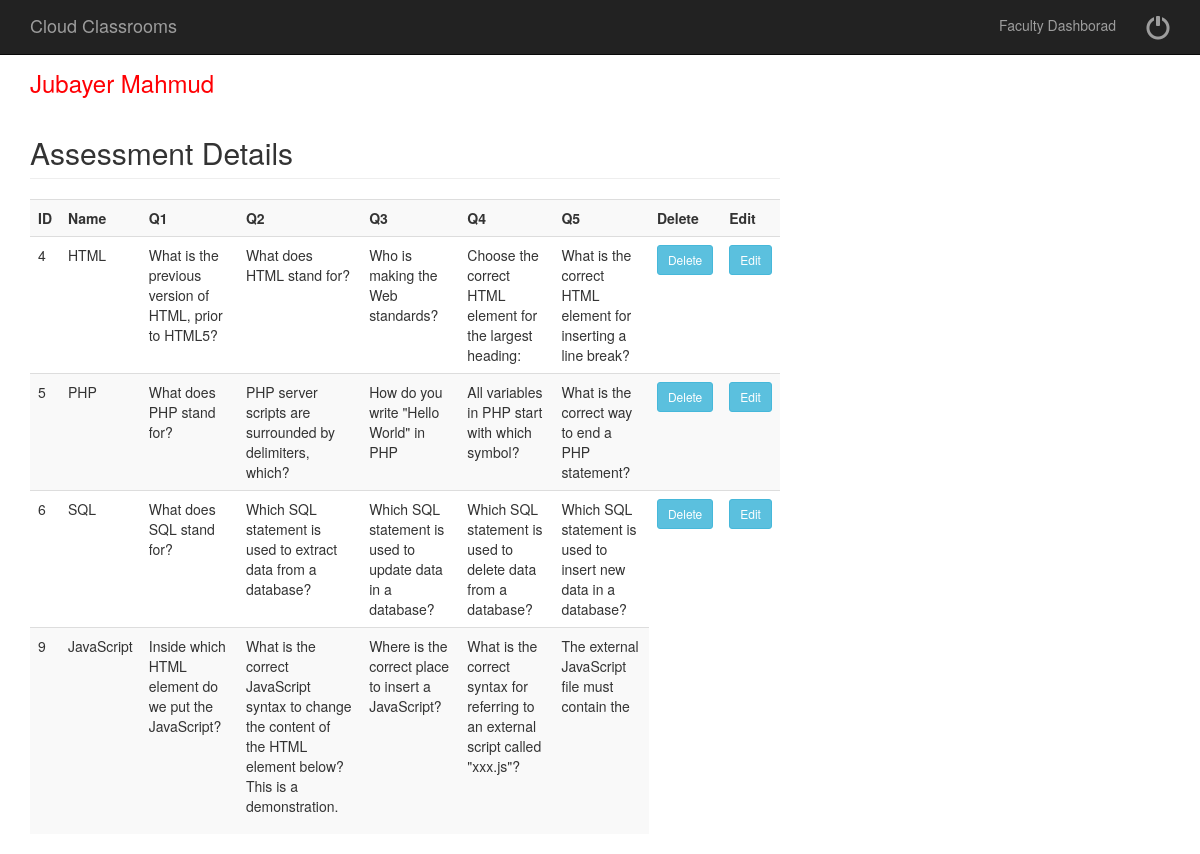
/manageassessment.php (signed in), run on an earlier commit of the app's database.
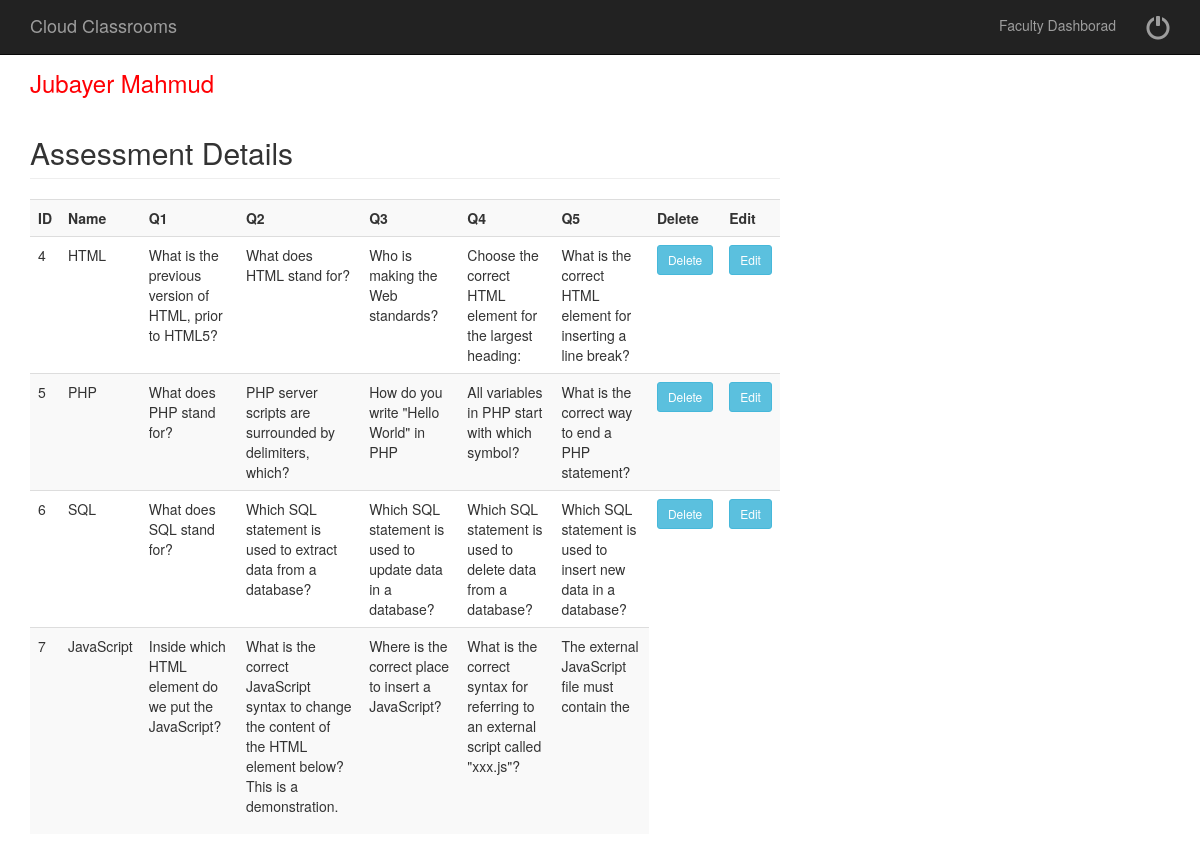
And on a later commit of the database.
### tables this page shows
CREATE TABLE `examdetails` (
  `ExamID` int(50) NOT NULL,
  `ExamName` varchar(50) NOT NULL,
  `Q1` varchar(10000) NOT NULL,
  `Q2` varchar(10000) NOT NULL,
  `Q3` varchar(10000) NOT NULL,
  `Q4` varchar(10000) NOT NULL,
  `Q5` varchar(10000) NOT NULL
);

### manageassessment.php (the view, shortened to what this page needs)
<?php
$fname = $_SESSION[ "fname" ];
?>
<?php include('fhead.php');  ?>
<div class="container">
	<div class="row">
		<div class="col-md-8">
			<h3>  <a href="welcomefaculty.php" ><span style="color:#FF0004"> <?php echo $fname; ?></span></a> </h3>
			<?php
				include('database.php');
				$sql="SELECT * FROM examdetails";
				$rs=mysqli_query($connect,$sql);
				echo "<h2 class='page-header'>Assessment Details</h2>";
				echo "<table class='table table-striped' style='width:100%'>
				<tr>
					<th>ID</th>
					<th>Name</th>
					<th>Q1</th>
					<th>Q2</th>
					<th>Q3</th>
					<th>Q4</th>
					<th>Q5</th>
					<th>Delete</th>
					<th>Edit</th>
				</tr>";
				while($row=mysqli_fetch_array($rs))
				{
				?>
			<tr>
				<td>
					<?PHP echo $row['ExamID'];?>
				</td>
				<td>
					<?PHP echo $row['ExamName'];?>
				</td>
				<td>
					<?PHP echo $row['Q1'];?>
				</td>
				<td>
					<?PHP echo $row['Q2'];?>
				</td>
				<td>
					<?PHP echo $row['Q3'];?>
				</td>
				<td>
					<?PHP echo $row['Q4'];?>
				</td>
				<td>
					<?PHP echo $row['Q5'];?>
				</td>
				<td><a href="manageassessment.php?deleteid=<?php echo $row['ExamID']; ?>"> <input type="button" Value="Delete"  class="btn btn-info btn-sm"  data-toggle="modal" data-target="#myModal"></a>
				<td><a href="manageassessment2.php?editassid=<?php echo $row['ExamID']; ?>"> <input type="button" Value="Edit"  class="btn btn-info btn-sm"  data-toggle="modal" data-target="#myModal"></a>
				</td>
				</td>
			</tr>
			<?php
			}
			?>
	<?php include('allfoot.php');  ?>

### fhead.php (shortened to what this page needs)
<!doctype html>
<html lang="en">
<head>
    <link href="css/bootstrap.min.css" rel="stylesheet">
    <link href="css/modern-business.css" rel="stylesheet">
    <link href="font-awesome/css/font-awesome.min.css" rel="stylesheet" type="text/css">
</head>
<body>
<header>
    <nav class="navbar navbar-inverse navbar-fixed-top" role="navigation">
        <div class="container">
            <div class="navbar-header">
                <a class="navbar-brand" href="index">Cloud Classrooms</a>
            </div>
            <div class="collapse navbar-collapse" id="bs-example-navbar-collapse-1">
                <ul class="nav navbar-nav navbar-right">
                        <li>
                            <a href="welcomefaculty">Faculty Dashborad</a>
                        </li>
					 <li>
                        <a href="logoutfaculty" style="font-size: x-large;"><span class="glyphicon glyphicon-off title=" title="logout"></span> </a>
                    </li>
                </ul>
            </div>
        </div>
    </nav>
</header>

### allfoot.php (shortened to what this page needs)
</body>
</html>

### css/modern-business.css (style rules this page uses)
html, body { height: 100%; }
body { padding-top: 50px; }

What changed in the data, as far as the page shows it:
no longer on this page (row edited): examdetails: ExamID "9", ExamName "JavaScript", Q1 "Inside which HTML element do we put the JavaScript?", Q2 "What is the correct JavaScript syntax to change the content of the HTML element below? This is a demonstration.", Q3 "Where is the correct place to insert a JavaScript?", Q4 "What is the correct syntax for referring to an external script called \"xxx.js\"?", Q5 "The external JavaScript file must contain the"
added examdetails: ExamID "7", ExamName "JavaScript", Q1 "Inside which HTML element do we put the JavaScript?", Q2 "What is the correct JavaScript syntax to change the content of the HTML element below? This is a demonstration.", Q3 "Where is the correct place to insert a JavaScript?", Q4 "What is the correct syntax for referring to an external script called \"xxx.js\"?", Q5 "The external JavaScript file must contain the"
